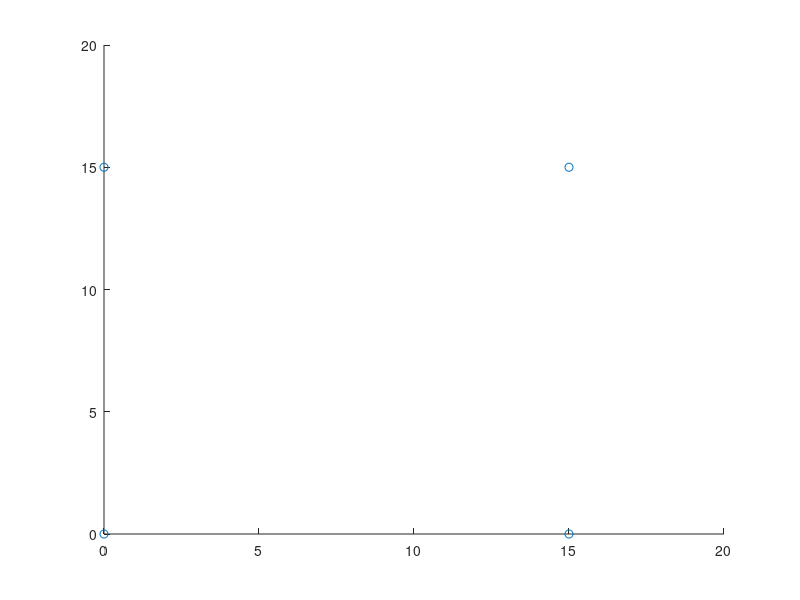

Source code (MATLAB): (Note: this script raises an error after producing the figure.)
% [ x y angle ]
%start_point = [ 0.825 0 ];
start_point = [ 0 0  ];
start_angle = pi/2+pi/9 ;
%end_point = [ 0.825 14.475 ];
end_point = [ 0 5 ];

cur_point = start_point;
cur_angle = start_angle;

v_max = 0.35;

figure(1);
hold on;
scatter([ 0 0 15 15], [0 15 15 0]);

dt = 0.01;
t = 0;
idx = 1;
results = zeros(1000/dt, 2) ;
while t < 1000
    
    [l_v, a_v] = positionTracking(cur_angle,0.35,end_point, cur_point, 0.3,0.3,0.3);
    
    % update point
    cur_point = cur_point + dt * l_v * [ cos(cur_angle) sin(cur_angle) ];
    cur_angle = rem(cur_angle + dt * a_v + 4*pi,2*pi);
    if cur_angle > pi
        cur_angle = cur_angle - 2*pi;
    end
    
    if( norm(cur_point-end_point) < 0.02 ) 
        break;
    end
    
    t = dt + t;
    results(idx,:)=cur_point;
    idx=idx+1;
    
end

scatter(results(:,1),results(:,2));
